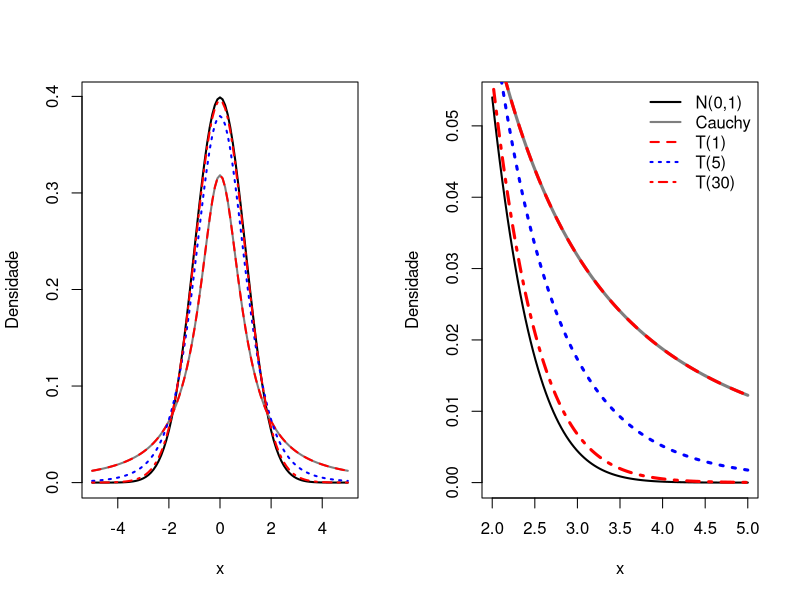

The R script that drew this image:
f1 <- function(x) dnorm(x)
f2 <- function(x) dcauchy(x)
f3 <- function(x) dt(x, df = 1)
f4 <- function(x) dt(x, df = 5)
f5 <- function(x) dt(x, df = 30)

par(mfrow = c(1, 2))
curve(f1, -5, 5, xlab = expression(x), ylab = "Densidade", lwd = 2)
curve(f2, lwd = 2, col = "grey50", add = TRUE)
curve(f3, lwd = 2, col = "red", lty = 2, add = TRUE)
curve(f4, lwd = 2, col = "blue", lty = 3, add = TRUE)
curve(f5, lwd = 2, col = "red", lty = 4, add = TRUE)

curve(f1, 2, 5, xlab = expression(x), ylab = "Densidade", lwd = 2)
curve(f2, lwd = 3, col = "grey50", add = TRUE)
curve(f3, lwd = 3, col = "red", lty = 2, add = TRUE)
curve(f4, lwd = 3, col = "blue", lty = 3, add = TRUE)
curve(f5, lwd = 3, col = "red", lty = 4, add = TRUE)

legend(x = "topright",
       legend = c(
         "N(0,1)",
         "Cauchy",
         "T(1)",
         "T(5)",
         "T(30)"
       ),
       col = c("black", "grey50", "red", "blue", "red", "blue"),
       lty = c(1, 1, 2, 3, 4, 5),
       lwd = 2,
       bty = 'n')